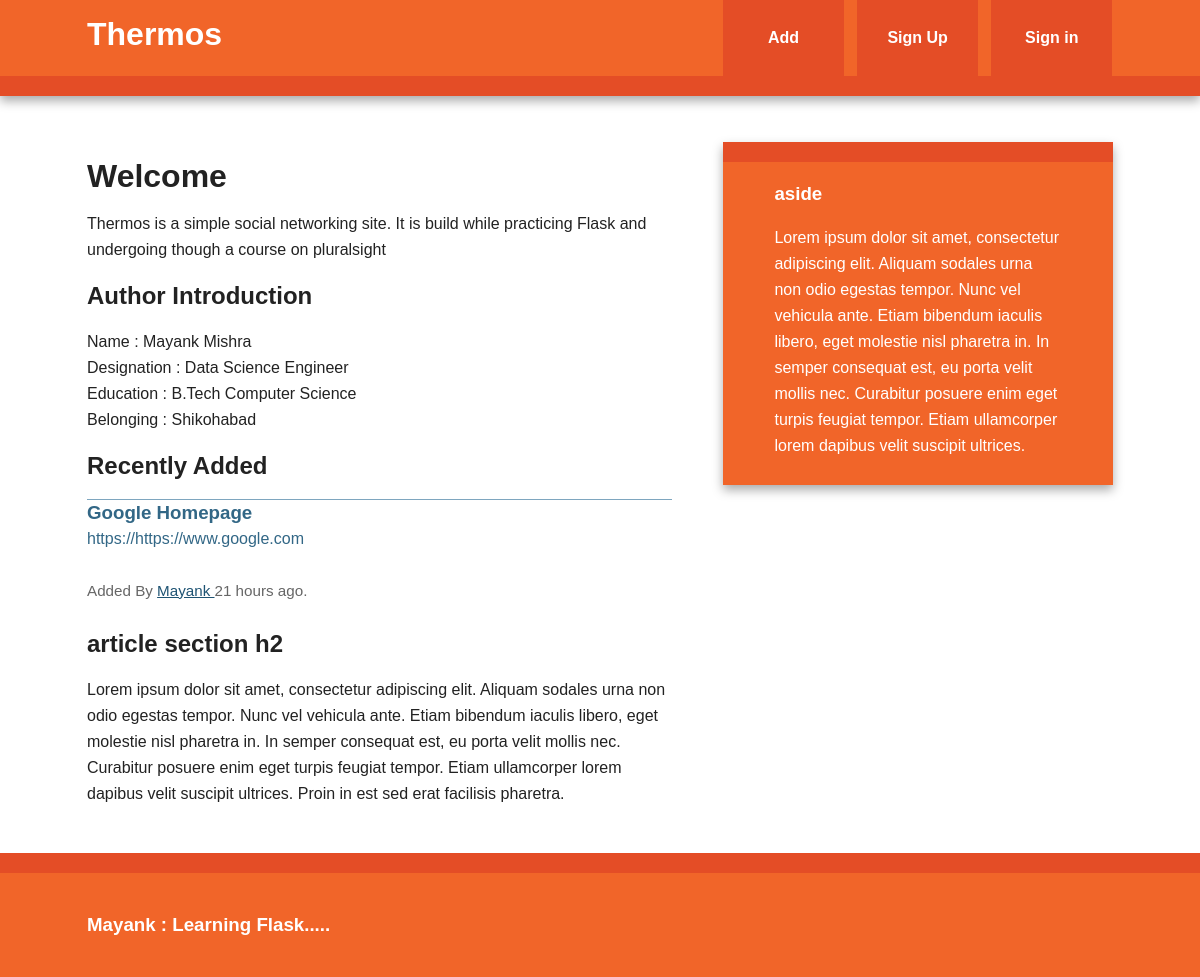
The page /index on the database as committed earlier.
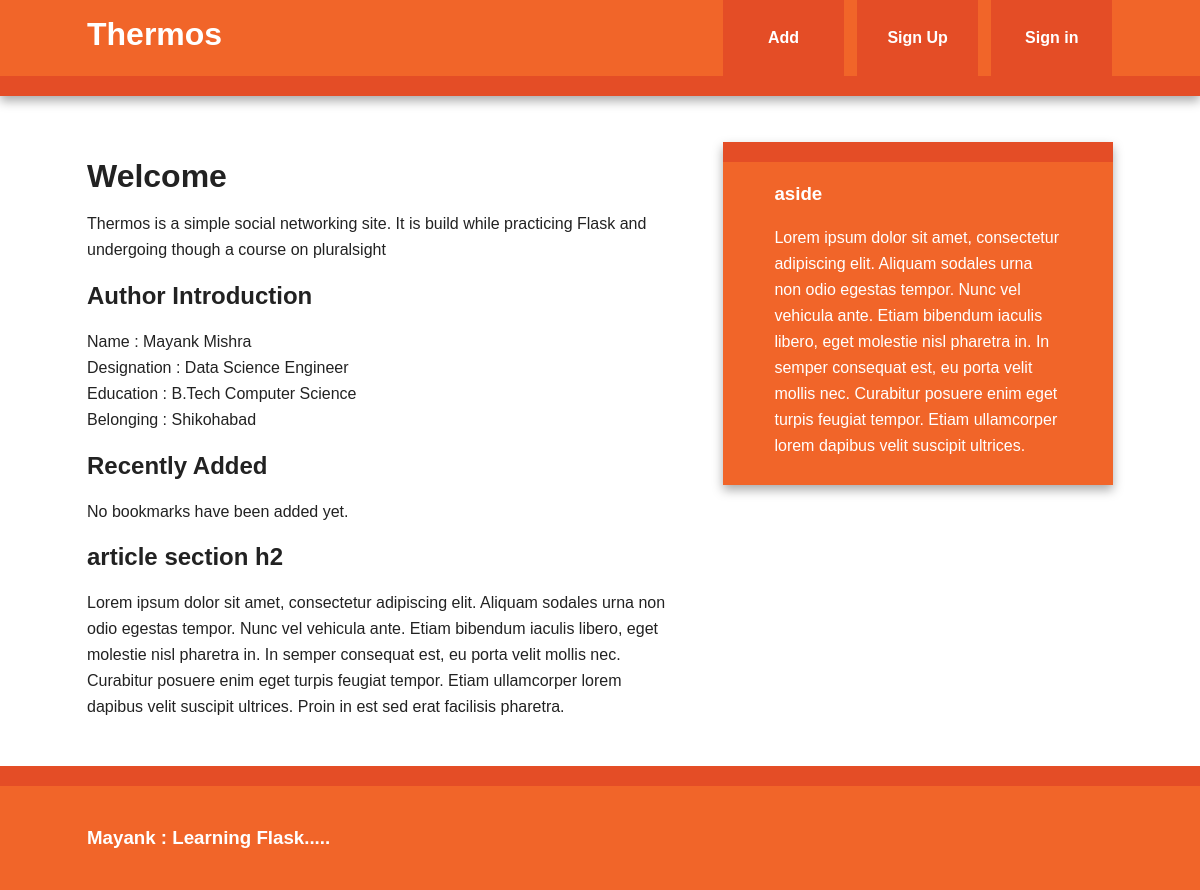
The same page on the database as committed later.
### models.py (models this page shows, shortened)
class User(db.Model, UserMixin):
    id = db.Column(db.Integer, primary_key = True)
    username = db.Column(db.String(80), unique = True)
    email = db.Column(db.String(120), unique = True)
    bookmarks = db.relationship('Bookmark', backref = 'user', lazy = 'dynamic')
    password_hash = db.Column(db.String)
    @property
    def password(self):
        raise AttributeError('password write-only field')

class Bookmark(db.Model):
    id = db.Column(db.Integer, primary_key = True)
    url = db.Column(db.Text, nullable = False)
    date = db.Column(db.DateTime, default = datetime.utcnow)
    description = db.Column(db.String(300))
    user_id = db.Column(db.Integer, db.ForeignKey('user.id'), nullable = False)
    @staticmethod
    def newest(num):
        return Bookmark.query.order_by(desc(Bookmark.date)).limit(num)

### view.py (the view)
@app.route('/')
@app.route('/index')
def index():
    return render_template('index.html', title = "Author Introduction", \
    user = Author('Mayank', 'Mishra', 'Data Science Engineer', 'B.Tech Computer Science', 'Shikohabad'), \
    new_bookmarks = Bookmark.newest(5))

### author.py (called while the page is built)
    def Firstname(self):
        return "{} ".format(self.firstname)

    def Lastname(self):
        return "{}".format(self.lastname)

    def Occupation(self):
        return "{}".format(self.occupation)

    def Education(self):
            return "{} ".format(self.education)

    def Belonging(self):
        return "{} ".format(self.belonging)

### templates/index.html (shortened to what this page needs)
{% extends "base.html" %}
{% block content %}
    <article>
        <header>
              <h1>Welcome</h1>
              <p>Thermos is a simple social networking site. It is build while practicing Flask and undergoing though a course on pluralsight </p>
        </header>
        <section>
              <h2>{{ title }}</h2>
              <p>Name : {{ user.Firstname()}} {{user.Lastname()}} <br/>
                 Designation : {{user.Occupation()}} <br/>
                 Education : {{user.Education()}} <br/>
                 Belonging : {{user.Belonging()}}
              </p>
        </section>
        <section>
              <h2>Recently Added</h2>
              {% if new_bookmarks.count() > 0 %}
                  {% with bookmarks = new_bookmarks %}
                        {% include 'bookmarks_list.html' %}
                  {% endwith %}
              {% else %}
                  No bookmarks have been added yet.
              {% endif %}
        </section>
        <section>
              <h2>article section h2</h2>
              <p>Lorem ipsum dolor sit amet, consectetur adipiscing elit. Aliquam sodales urna non odio egestas tempor. Nunc vel vehicula ante. Etiam bibendum iaculis libero, eget molestie nisl pharetra in. In semper consequat est, eu porta velit mollis nec. Curabitur posuere enim eget turpis feugiat tempor. Etiam ullamcorper lorem dapibus velit suscipit ultrices. Proin in est sed erat facilisis pharetra.</p>
        </section>
    </article>
{% endblock %}

### templates/base.html (shortened to what this page needs)
<!doctype html>
<html class="no-js" lang="">
    <head>
        <link rel="stylesheet" href="{{url_for('static', filename = 'css/normalize.min.css')}}">
        <link rel="stylesheet" href="{{url_for('static', filename = 'css/main.css')}}">
    </head>
    <body>
        <div class="header-container">
            <header class="wrapper clearfix">
                <a href="{{url_for('index')}}"><h1 class="title">Thermos</h1></a>
                <nav>
                    <ul>
                        <li><a href="{{ url_for('add') }}">Add</a></li>
                        {% if current_user.is_authenticated %}
                            <li><a href=" {{ url_for('user', username = current_user.username) }} ">My Links</a></li>
                            <li><a href=" {{ url_for('logout') }} ">Sign out</a></li>
                        {% else %}
                            <li><a href=" {{ url_for('signup') }} ">Sign Up</a></li>
                            <li><a href=" {{ url_for('login') }} ">Sign in</a></li>
                        {% endif %}
                    </ul>
                </nav>
            </header>
        </div>
        <div class="main-container">
            <div class="main wrapper clearfix">
                {% block content %}
                {% endblock %}
                {% block sidebar %}
                    <aside>
                        <h3>aside</h3>
                        <p>Lorem ipsum dolor sit amet, consectetur adipiscing elit. Aliquam sodales urna non odio egestas tempor. Nunc vel vehicula ante. Etiam bibendum iaculis libero, eget molestie nisl pharetra in. In semper consequat est, eu porta velit mollis nec. Curabitur posuere enim eget turpis feugiat tempor. Etiam ullamcorper lorem dapibus velit suscipit ultrices.</p>
                    </aside>
                {% endblock %}
            </div>
        </div>
        <div class="footer-container">
            <footer class="wrapper">
                <h3>Mayank : Learning Flask.....</h3>
            </footer>
        </div>
    </body>
</html>

### templates/bookmarks_list.html
<ul class = 'bookmarks'>
    {% for bookmark in bookmarks %}
        <li>
              <a class = 'header' href = '{{ bookmark.url }}'>
                  <h3 class = 'description'>
                      {{ bookmark.description|truncate(50, killwords = True) }}
                  </h3>
                  <span class = 'url'>
                    {{ bookmark.url|truncate(50, killwords = True) }}
                  </span>
              </a>
              <div class = 'info'>
                  <br>
                  Added By <a href = '{{ url_for("user", username = bookmark.user.username) }}'>
                    {{ bookmark.user.username }}
                  </a>
                  {{ moment(bookmark.date).fromNow() }}.
              </div>
        </li>
    {% endfor %}
</ul>

### static/css/main.css (style rules this page uses)
html { color: #222; font-size: 1em; line-height: 1.4; }
body { font: 16px/26px Helvetica, Helvetica Neue, Arial; }
.wrapper { width: 90%; margin: 0 5%; }
.header-container { border-bottom: 20px solid #e44d26; }
.footer-container, .main aside { border-top: 20px solid #e44d26; }
.header-container, .footer-container, .main aside { background: #f16529; }
.title { color: white; }
nav ul { margin: 0; padding: 0; list-style-type: none; }
nav a { display: block; margin-bottom: 10px; padding: 15px 0; text-align: center; text-decoration: none; font-weight: bold; color: white; background: #e44d26; }
.main { padding: 30px 0; }
.main article h1 { font-size: 2em; }
.main aside { color: white; padding: 0px 5% 10px; }
.footer-container footer { color: white; padding: 20px 0; }
a, a:visited { color: #1E5373; }
@media only screen and (min-width: 480px) { nav a { float: left; width: 27%; margin: 0 1.7%; padding: 25px 2%; margin-bottom: 0; } }
@media only screen and (min-width: 480px) { nav li:first-child a { margin-left: 0; } }
@media only screen and (min-width: 480px) { nav li:last-child a { margin-right: 0; } }
@media only screen and (min-width: 480px) { nav ul li { display: inline; } }
@media only screen and (min-width: 768px) { .header-container, .main aside { -webkit-box-shadow: 0 5px 10px #aaa; -moz-box-shadow: 0 5px 10px #aaa; box-shadow: 0 5px 10px #aaa; } }
@media only screen and (min-width: 768px) { .title { float: left; } }
@media only screen and (min-width: 768px) { nav { float: right; width: 38%; } }
@media only screen and (min-width: 768px) { .main article { float: left; width: 57%; } }
@media only screen and (min-width: 768px) { .main aside { float: right; width: 28%; } }
@media only screen and (min-width: 1140px) { .wrapper { width: 1026px; margin: 0 auto; } }
.clearfix:before, .clearfix:after { content: " "; display: table; }
.clearfix:after { clear: both; }
.clearfix { *zoom: 1; }

Rows that differ between the two databases and show on the page:
removed User: Firstname "Mayank"
removed Bookmark: description "Google Homepage", url "https://https://www.google.com", user.username "Mayank", date "21 hours ago"
Other text that changed with them:
{{ user.Firstname() }}: (not shown) → "Mayank"
text now shown: "No bookmarks have been added yet."
